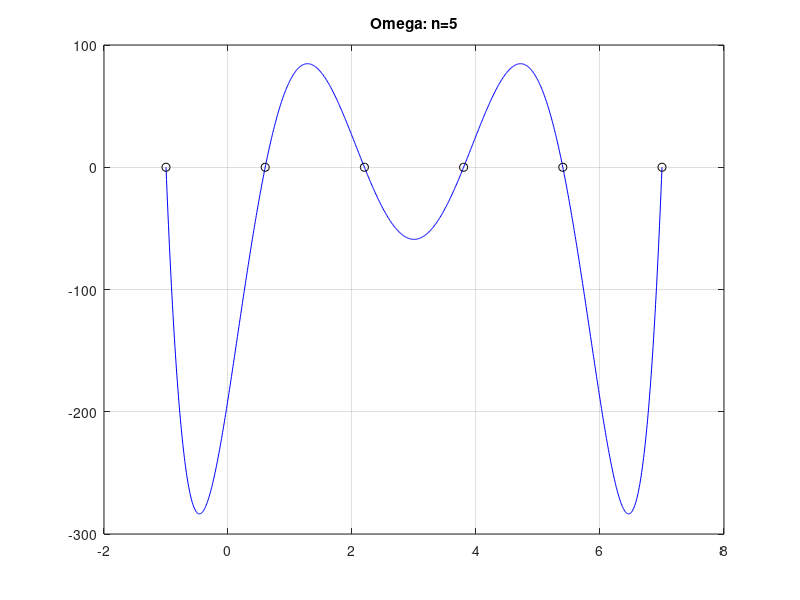

MATLAB code for this plot:
a = -1; b = 7;
secs = 2;

t = a : (b - a) / 1000 : b;
mom1 = [];
for n = 1 : 5
    disp(['Количество узлов: ', num2str(n + 1)]);
    x = a : (b - a) / n : b;
    p = poly(x);
    y = polyval(p,t);
    mom1 = [mom1, max(abs(y))];
    disp(['Максимальное значение: ', num2str(max(abs(y)))]);
    plot(t, y, 'b', x, x*0, 'ko')
    title(['Omega: n=', num2str(n)])
    grid on
    pause(secs);
end

format short g
disp(['Теоретическая ошибка: ', num2str(mom1)]);
